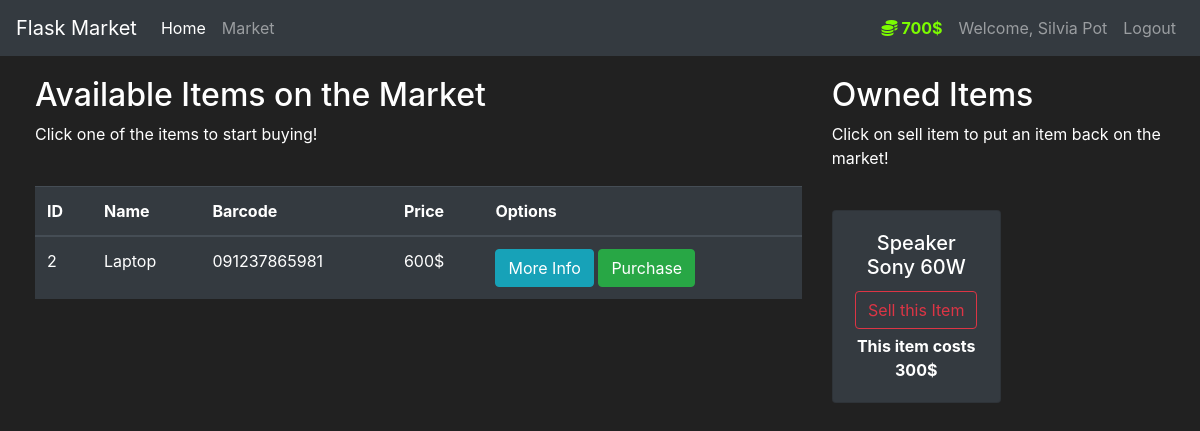
Before: /market (signed in) with the older database file.
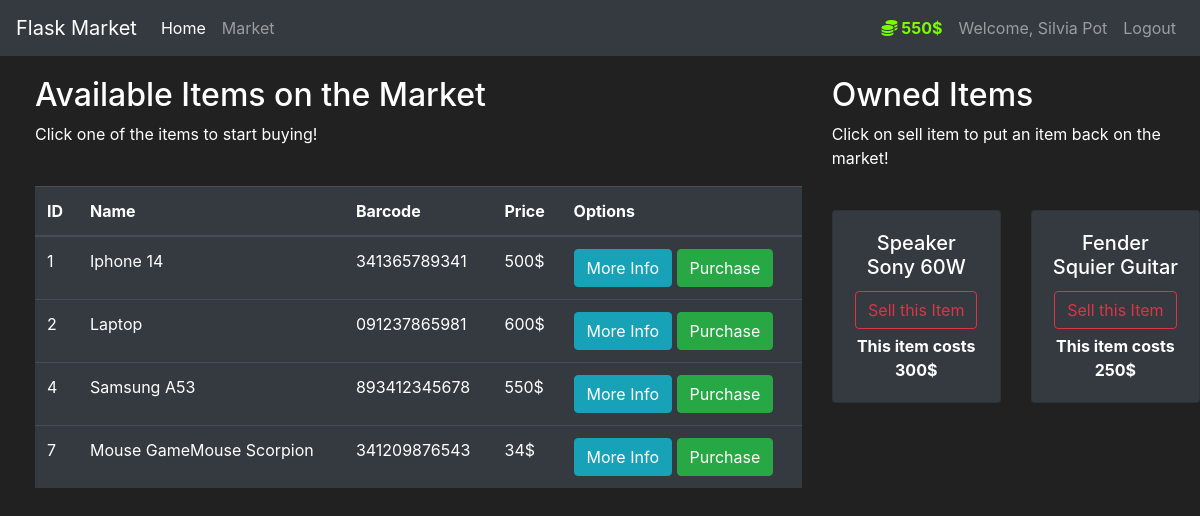
After: the same page with the newer database file.
### market/models.py (models this page shows, shortened)
class User(db.Model, UserMixin):
    id = db.Column(db.Integer(),primary_key=True)
    userName = db.Column(db.String(length=30),nullable=False,unique=True)
    email_address = db.Column(db.String(length=50),nullable=False,unique=True)
    password_hash = db.Column(db.String(length=60),nullable=False)
    budget = db.Column (db.Integer(),nullable=False, default=1000)
    items = db.relationship('Item', backref='owned_user', lazy=True)
    @property
    def prettier_budget(self):
        if len(str(self.budget)) >= 4:
            return f"{str(self.budget)[:-3]},{str(self.budget)[-3:]}$"
        else:
            return f"{self.budget}$"
    @property
    def password(self):
        return self.password

class Item(db.Model):
    id = db.Column(db.Integer(), primary_key=True)
    name = db.Column(db.String(length=30), nullable=False, unique=True)
    price = db.Column(db.Integer(), nullable=False)
    barcode = db.Column(db.String(length=12),nullable=False, unique=True)
    description = db.Column(db.String(length=1024), nullable=False, unique=True)
    owner = db.Column(db.Integer(),db.ForeignKey('user.id'))

### market/routes.py (the view, shortened to what this page needs)
@app.route('/market', methods=['GET','POST'])
@login_required
def market_page():
    purchase_form = PurchaseItemForm()
    selling_form = SellItemForm()
    """ if purchase_form.validate_on_submit():

        #print(purchase_form.__dict__) # return dict of purchasing items
        # <input id="submit" name="submit" type="submit" value="Purchase Item">
        print(request.form.get['purchased_item']) # return ipnut tag html code -> represend it in modals file like an hidden
 """
    if request.method == "GET":
        items = Item.query.filter_by(owner=None)
        owned_items = Item.query.filter_by(owner=current_user.id) # grab items by ID of user because you create relatioship with user_id
        return render_template('market.html',items=items, purchase_form=purchase_form, owned_items=owned_items, selling_form=selling_form)

### market/models.py (called while the page is built)
@login_manager.user_loader # contain UserMixin - methods that must pass before its loaded
def load_user(user_id):
    return User.query.get(int(user_id))

### market/templates/market.html (shortened to what this page needs)
{% extends 'base.html' %}
{% block content %}
<div class="row" style="margin-top: 20px; margin-left: 20px;">
    <div class="col-8">
        <h2>Available Items on the Market</h2>
        <p>Click one of the items to start buying!</p>
        <br>
        <table class="table table-hover table-dark">
            <thead>
                <tr>
                    <th scope="col">ID</th>
                    <th scope="col">Name</th>
                    <th scope="col">Barcode</th>
                    <th scope="col">Price</th>
                    <th scope="col">Options</th>
                </tr>
            </thead>
            <tbody>
                    {% for item in items %}
                    <tr>
                        <td>{{item.id}}</td>
                        <td>{{item.name}}</td>
                        <td>{{item.barcode}}</td>
                        <td>{{item.price}}$</td>
                        <td>
                            <button class="btn btn-outline btn-info" data-toggle="modal" data-target="#Modal-MoreInfo-{{item.id}}">More Info</button>
                            <button class="btn btn-outline btn-success" data-toggle="modal" data-target="#Modal-PurchaseConfirm-{{ item.id }}">Purchase</button>
                        </td>
                    </tr>
                    {% endfor %}
            </tbody>
        </table>
    </div>
    <div class="col-4">
        <h2>Owned Items</h2>
        <p>Click on sell item to put an item back on the market!</p>
        <br>
        <div class="row">
            {% for owned_item in owned_items %}
                <div class="col-md-6">
                    <div style="margin-bottom: 5px" class="card text-center bg-dark">
                        <div class="card-body">
                            <h5 class="card-title">{{ owned_item.name }}</h5>
                            <button type="button" class="btn btn-outline-danger" style="margin-bottom: 5px"
                                    data-toggle="modal" data-target="#Modal-SellingConfirm-{{ owned_item.id }}">
                                Sell this Item
                            </button>
                            <p class="card-text"><strong>
                                This item costs {{ owned_item.price }}$
                            </strong></p>
                        </div>
                    </div>
                </div>
            {% endfor %}
        </div>
    </div>
</div>
{% endblock %}

### market/templates/base.html (shortened to what this page needs)
<!doctype html>
<html lang="en">
   <head>
      <link rel="stylesheet" href="https://cdn.jsdelivr.net/npm/bootstrap@4.5.3/dist/css/bootstrap.min.css">
   </head>
   <body>
      <nav class="navbar navbar-expand-md navbar-dark bg-dark">
        <a class="navbar-brand" href="{{url_for('home_page')}}">Flask Market</a>
        <div class="collapse navbar-collapse" id="navbarNav">
            <ul class="navbar-nav mr-auto">
                <li class="nav-item active">
                    <a class="nav-link" href="{{url_for('home_page')}}">Home <span class="sr-only">(current)</span></a>
                </li>
                <li class="nav-item">
                    <a class="nav-link" href="{{url_for('market_page')}}">Market</a>
                </li>
            </ul>
            {% if current_user.is_authenticated %}
            <ul class="navbar-nav">
                <li class="nav-item">
                    <a class="nav-link" style="color: lawngreen; font-weight: bold;">
                        <i class="fas fa-coins"></i>
                        {{current_user.prettier_budget}}
                    </a>
                </li>
                <li class="nav-item">
                    <a class="nav-link" >Welcome, {{current_user.userName}}</a>
                </li>
                <li class="nav-item">
                    <a class="nav-link" href="{{url_for('logout_page')}}">Logout</a>
                </li>
            </ul>
            {% endif %}
        </div>
      </nav>
      {% block content %}
      {% endblock %}
   </body>
</html>

### market/templates/base.html (style rules this page uses)
body { background-color: #212121; color: white }

Changed rows visible on the page:
changed User "Silvia Pot": prettier_budget "700$" → "550$"
now on this page (row edited): Item: id "1", name "Iphone 14", barcode "341365789341", price "500", shown under "Available Items on the Market"
added Item: id "4", name "Samsung A53", barcode "893412345678", price "550", shown under "Available Items on the Market"
added Item: id "7", name "Mouse GameMouse Scorpion", barcode "341209876543", price "34", shown under "Available Items on the Market"
added Item: name "Fender Squier Guitar", price "250", shown under "Owned Items"
